Frame 1 (no input): blank canvas, image omitted
Frame 60 (the mouse pressed at the canvas centre just before this capture): blank canvas, image omitted
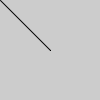
Frame 120 (the mouse held since frame 60 and released just before this capture)

The Processing sketch whose frames 1 and 60 were blank and that drew this single picture after the mouse press (run headless with seeded random() and noise(); from frame 60 on, the mouse is pressed at the canvas centre):

// Processing sketch: _03
// ── _03.pde
// Draw a line only when a mouse button is pressed
void setup() {
  size(100, 100);
}

void draw() {
  if (mousePressed == true) {
    line(mouseX, mouseY, pmouseX, pmouseY);
  }
}
